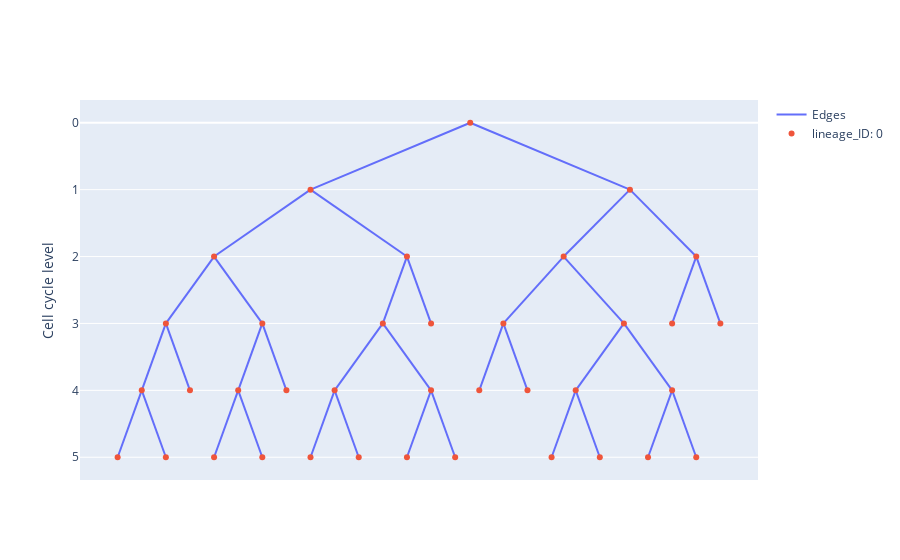

Write notebook code for a chart like this one.
### Code cell
cyclelin0.plot(node_hover_features=["cycle_ID", "division_rate"])

### Figure 1 — Plotly figure (JSON) as saved in the notebook; plotly's stock layout.template omitted (floating-point values rounded to 4 significant figures)
{"data": [{"mode": "lines", "name": "Edges", "text": [], "type": "scatter", "x": [0.6875, 0.1875, null, 0.6875, 1.188, null, -2.812, -3.312, null, -2.812, -2.312, null, -0.8125, -1.312, null, -0.8125, -0.3125, null, 2.188, 1.688, null, 2.188, 2.688, null, -4.812, -4.312, null, -4.812, -5.312, null, 4.188, 3.688, null, 4.188, 4.688, null, -6.812, -6.312, null, -6.812, -7.312, null, 0, 3.312, null, 0, -3.312, null, -3.312, -1.312, null, -3.312, -5.312, null, 3.312, 1.938, null, 3.312, 4.688, null, -5.312, -6.312, null, -5.312, -4.312, null, 1.938, 3.188, null, 1.938, 0.6875, null, -1.312, -0.8125, null, -1.312, -1.812, null, 4.688, 4.188, null, 4.688, 5.188, null, 3.188, 4.188, null, 3.188, 2.188, null, -6.312, -5.812, null, -6.312, -6.812, null, -4.312, -4.812, null, -4.312, -3.812, null, -1.812, -0.8125, null, -1.812, -2.812, null], "y": [3, 4, null, 3, 4, null, 4, 5, null, 4, 5, null, 4, 5, null, 4, 5, null, 4, 5, null, 4, 5, null, 4, 5, null, 4, 5, null, 4, 5, null, 4, 5, null, 4, 5, null, 4, 5, null, 0, 1, null, 0, 1, null, 1, 2, null, 1, 2, null, 1, 2, null, 1, 2, null, 2, 3, null, 2, 3, null, 2, 3, null, 2, 3, null, 2, 3, null, 2, 3, null, 2, 3, null, 2, 3, null, 3, 4, null, 3, 4, null, 3, 4, null, 3, 4, null, 3, 4, null, 3, 4, null, 3, 4, null, 3, 4, null]}, {"hoverinfo": "text", "hovertemplate": "%{text}", "mode": "markers", "name": "lineage_ID: 0", "text": ["cycle_ID: 9230<br>division_rate: 0.14285714285714285<br>", "cycle_ID: 9356<br>division_rate: 0.3333333333333333<br>", "cycle_ID: 9438<br>division_rate: 0.25<br>", "cycle_ID: 9464<br>division_rate: 0.16666666666666666<br>", "cycle_ID: 9483<br>division_rate: 0.25<br>", "cycle_ID: 9492<br>division_rate: 0.16666666666666666<br>", "cycle_ID: 9498<br>division_rate: 0.25<br>", "cycle_ID: 8993<br>division_rate: 1.0<br>", "cycle_ID: 9019<br>division_rate: 0.16666666666666666<br>", "cycle_ID: 9020<br>division_rate: 0.16666666666666666<br>", "cycle_ID: 9051<br>division_rate: 0.2<br>", "cycle_ID: 9052<br>division_rate: 0.2<br>", "cycle_ID: 9106<br>division_rate: 0.16666666666666666<br>", "cycle_ID: 9108<br>division_rate: 0.16666666666666666<br>", "cycle_ID: 9156<br>division_rate: 0.25<br>", "cycle_ID: 9194<br>division_rate: 0.16666666666666666<br>", "cycle_ID: 9195<br>division_rate: 0.16666666666666666<br>", "cycle_ID: 9206<br>division_rate: 0.2<br>", "cycle_ID: 9375<br>division_rate: 1.0<br>", "cycle_ID: 9382<br>division_rate: 0.1<br>", "cycle_ID: 9384<br>division_rate: 0.1<br>", "cycle_ID: 9389<br>division_rate: 1.0<br>", "cycle_ID: 9390<br>division_rate: 0.25<br>", "cycle_ID: 9395<br>division_rate: 0.1<br>", "cycle_ID: 9398<br>division_rate: 1.0<br>", "cycle_ID: 9402<br>division_rate: 1.0<br>", "cycle_ID: 9416<br>division_rate: 1.0<br>", "cycle_ID: 9440<br>division_rate: 0.5<br>", "cycle_ID: 9444<br>division_rate: 0.5<br>", "cycle_ID: 9446<br>division_rate: 0.25<br>", "cycle_ID: 9448<br>division_rate: 1.0<br>", "cycle_ID: 9449<br>division_rate: 1.0<br>", "cycle_ID: 9463<br>division_rate: 0.2<br>", "cycle_ID: 9465<br>division_rate: 1.0<br>", "cycle_ID: 9470<br>division_rate: 0.2<br>", "cycle_ID: 9476<br>division_rate: 1.0<br>", "cycle_ID: 9480<br>division_rate: 1.0<br>"], "type": "scatter", "x": [0.6875, -2.812, -0.8125, 2.188, -4.812, 4.188, -6.812, 0, -3.312, 3.312, -5.312, 1.938, -1.312, 4.688, 3.188, -6.312, -4.312, -1.812, 1.688, -0.8125, 4.188, -1.312, 0.1875, 5.188, 2.688, -5.312, -7.312, -3.312, -2.312, 1.188, -6.312, -0.3125, -5.812, -4.312, -3.812, 3.688, 4.688], "y": [3, 4, 4, 4, 4, 4, 4, 0, 1, 1, 2, 2, 2, 2, 3, 3, 3, 3, 5, 3, 3, 5, 4, 3, 5, 5, 5, 5, 5, 4, 5, 5, 4, 5, 4, 5, 5]}], "layout": {"hovermode": "closest", "showlegend": true, "title": {}, "xaxis": {"showgrid": false, "showticklabels": false, "zeroline": false}, "yaxis": {"autorange": "reversed", "showgrid": true, "title": {"text": "Cell cycle level"}, "zeroline": true}}}
